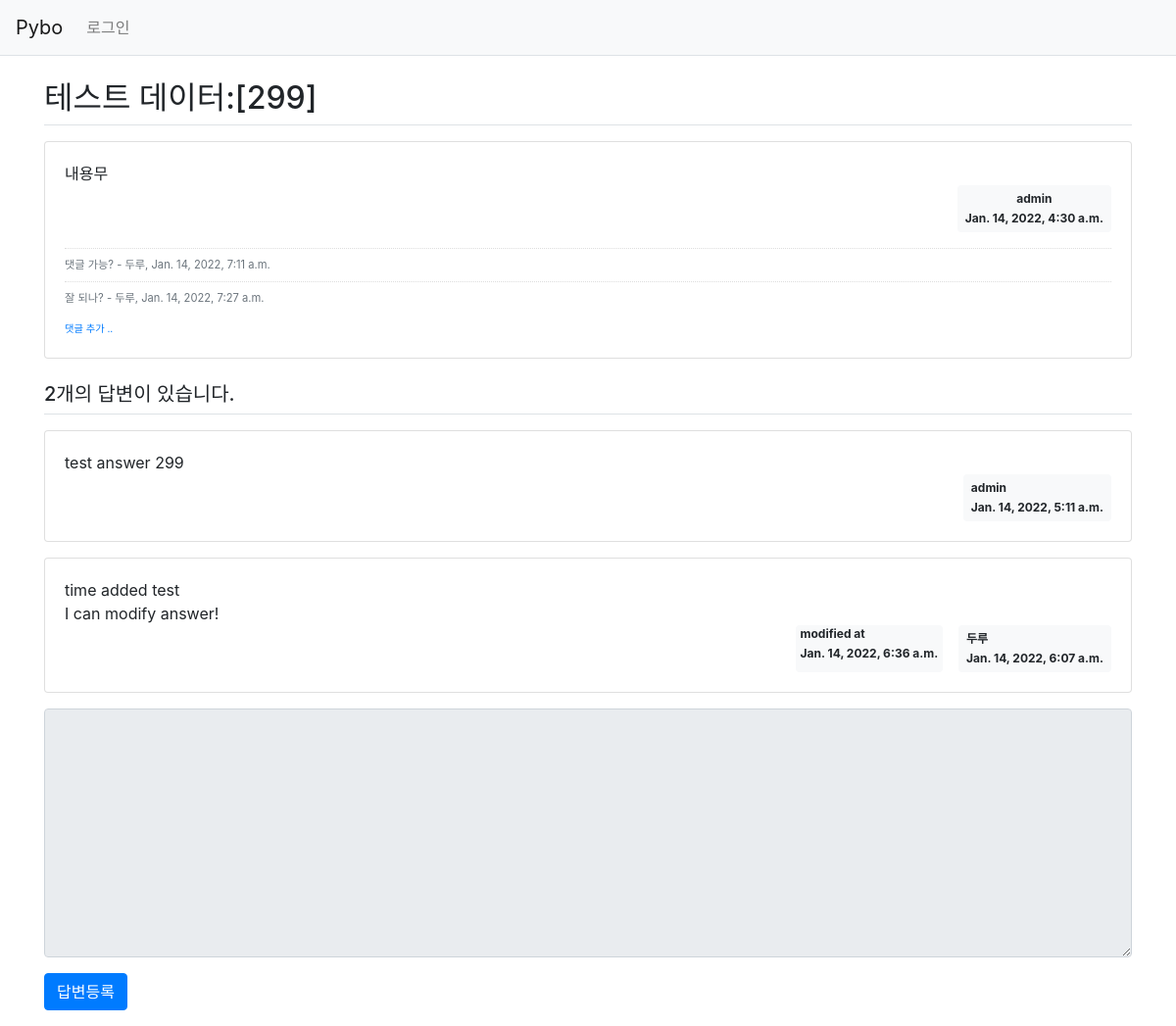
Screenshot of /pybo/302/ with the database file from the repository.
### pybo/models.py (models this page shows, shortened)
class Question(models.Model):
    author = models.ForeignKey(User, on_delete=models.CASCADE)
    modify_date = models.DateTimeField(null=True, blank=True)
    subject = models.CharField(max_length=200)
    content = models.TextField()
    create_date = models.DateTimeField()

class Comment(models.Model):
    author = models.ForeignKey(User, on_delete=models.CASCADE)
    content = models.TextField()
    create_date = models.DateTimeField()
    modify_date = models.DateTimeField(null=True, blank=True)
    question = models.ForeignKey(Question, null=True, blank=True, on_delete=models.CASCADE)
    answer = models.ForeignKey(Answer, null=True, blank=True, on_delete=models.CASCADE)

class Answer(models.Model):
    author = models.ForeignKey(User, on_delete=models.CASCADE, null=True)
    modify_date = models.DateTimeField(null=True, blank=True)
    question = models.ForeignKey(Question, on_delete=models.CASCADE)
    content = models.TextField()
    create_date = models.DateTimeField()

### pybo/views/base_views.py (the view)
# urls.py: path('<int:question_id>/', base_views.detail, name='detail'),
def detail(request, question_id):
    question = Question.objects.get(id=question_id)
    context = {'question': question}
    return render(request, 'pybo/question_detail.html', context)

### templates/pybo/question_detail.html (shortened to what this page needs)
{% extends 'base.html' %}
{% block content %}
<div class="container my-3">
    <h2 class="border-bottom py-2">{{ question.subject }}</h2>
    <div class="card my-3">
        <div class="card-body">
            <div class="card-text" style="white-space: pre-line;">{{ question.content }}</div>
            <div class="d-flex justify-content-end">
                <div class="badge badge-light p-2">
                    <div class="mb-2">{{ question.author.username }}</div>
                    <div>{{ question.create_date }}</div>
                </div>
            </div>
            {% if question.comment_set.count > 0 %}
            <div class="mt-3">
            {% for comment in question.comment_set.all %}
                <div class="comment py-2 text-muted">
                    <span style="white-space: pre-line;">{{ comment.content }}</span>
                    <span>
                        - {{ comment.author }}, {{ comment.create_date }}
                    </span>
                </div>
            {% endfor %}
            </div>
            {% endif %}
            <div>
                <a href="{% url 'pybo:comment_create_question' question.id %}" class="small"><small>댓글 추가 ..</small></a>
            </div>
        </div>
    </div>
    <h5 class="border-bottom my-3 py-2">{{question.answer_set.count}}개의 답변이 있습니다.</h5>
    {% for answer in question.answer_set.all %}
    <div class="card my-3">
        <div class="card-body">
            <div class="card-text" style="white-space: pre-line;">{{ answer.content }}</div>
            <div class="d-flex justify-content-end">
                {% if answer.modify_date %}
                <div class="badge badge-light p2 text-left mx-3">
                    <div class="mb-2">modified at</div>
                    <div>{{ answer.modify_date }}</div>
                </div>
                {% endif %}
                <div class="badge badge-light p-2 text-left">
                    <div class="mb-2">{{ answer.author.username }}</div>
                    <div>{{ answer.create_date }}</div>
                </div>
            </div>
        </div>
    </div>
    {% endfor %}
    <form action="{% url 'pybo:answer_create' question.id %}" method="post" class="my-3">
        <div class="form-group">
            <textarea {% if not user.is_authenticated %} disabled {% endif %}
                    name="content" id="content" class="form-control" rows="10"></textarea>
        </div>
        <input type="submit" value="답변등록" class="btn btn-primary">
    </form>
</div>
{% endblock %}

### static/style.css (style rules this page uses)
.comment { border-top:dotted 1px #ddd; font-size:0.7em; }

### rows the page displays
Question: subject "테스트 데이터:[299]", content "내용무", author.username "admin", create_date "Jan. 14, 2022, 4:30 a.m.", answer_set.count "2"
Comment: content "댓글 가능?", author "두루", create_date "Jan. 14, 2022, 7:11 a.m."
Comment: content "잘 되나?", author "두루", create_date "Jan. 14, 2022, 7:27 a.m."
Answer: content "test answer 299", author.username "admin", create_date "Jan. 14, 2022, 5:11 a.m."
Answer: content "time added test I can modify answer!", modify_date "Jan. 14, 2022, 6:36 a.m.", author.username "두루", create_date "Jan. 14, 2022, 6:07 a.m."
